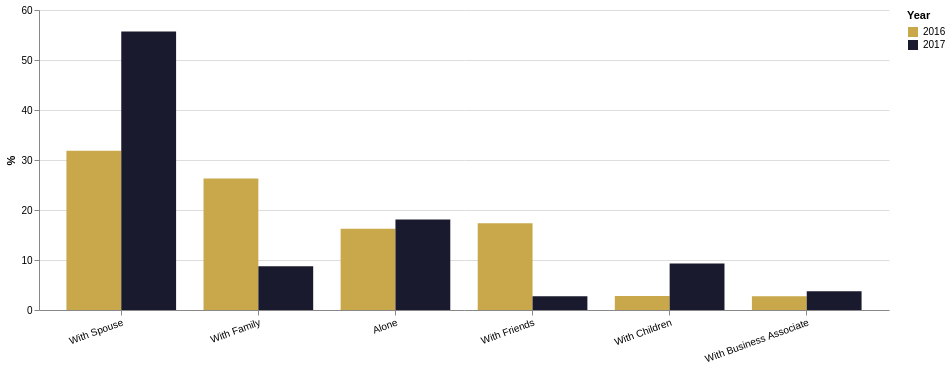

Vega-Lite specification for this chart:
### Vega-Lite specification from a JSON file in a GitHub repository (floating-point values rounded to 4 significant figures)
{"$schema": "https://vega.github.io/schema/vega-lite/v5.json", "width": 850, "height": 300, "data": {"values": [{"year": 2016, "companion": "With Spouse", "pct": 31.86}, {"year": 2016, "companion": "With Family", "pct": 26.32}, {"year": 2016, "companion": "With Friends", "pct": 17.37}, {"year": 2016, "companion": "Alone", "pct": 16.27}, {"year": 2016, "companion": "With Children", "pct": 2.82}, {"year": 2016, "companion": "With Business Associate", "pct": 2.76}, {"year": 2017, "companion": "With Spouse", "pct": 55.68}, {"year": 2017, "companion": "With Family", "pct": 8.74}, {"year": 2017, "companion": "With Friends", "pct": 2.75}, {"year": 2017, "companion": "Alone", "pct": 18.1}, {"year": 2017, "companion": "With Children", "pct": 9.3}, {"year": 2017, "companion": "With Business Associate", "pct": 3.76}]}, "mark": "bar", "encoding": {"x": {"field": "companion", "type": "nominal", "sort": {"field": "pct", "op": "sum", "order": "descending"}, "axis": {"title": null, "labelAngle": -20}}, "y": {"field": "pct", "type": "quantitative", "axis": {"title": "%"}}, "xOffset": {"field": "year", "type": "nominal"}, "color": {"field": "year", "type": "nominal", "scale": {"domain": [2016, 2017], "range": ["#C9A84C", "#1A1A2E"]}, "legend": {"title": "Year"}}, "tooltip": [{"field": "companion", "title": "Travel With"}, {"field": "year"}, {"field": "pct", "title": "%", "format": ".1f"}]}, "config": {"background": "white", "view": {"stroke": null}}}
